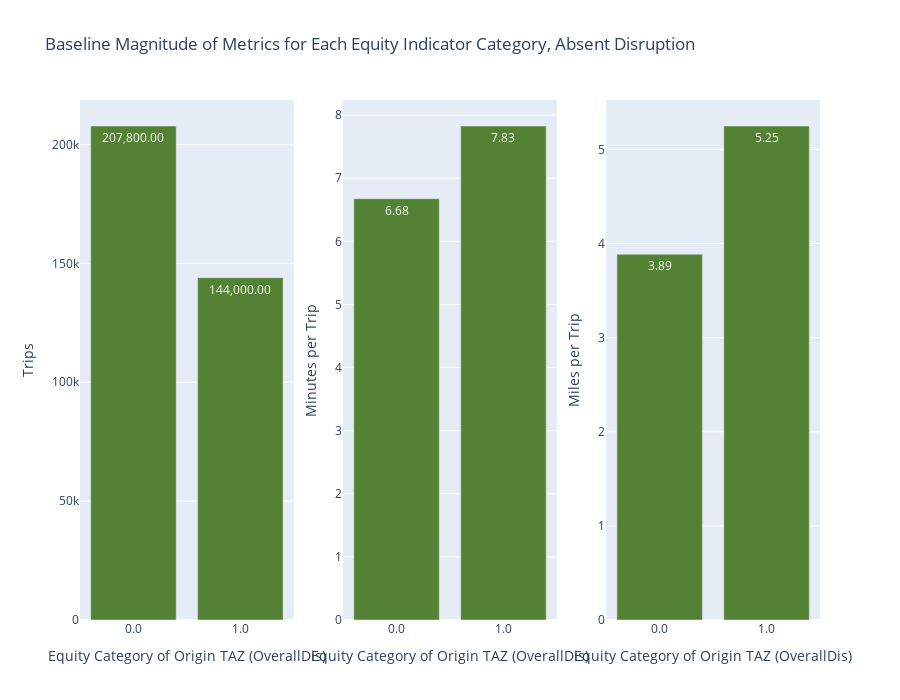

The notebook cell saved with this chart:
### Markdown cell above
## Questions and corresponding variables
### Question 1: What is the baseline magnitude of the metric for each category?
- Variables: Overall metric for each category absent disruption
    - `trips_base`
    - `minutespertrip_base`
    - `milespertrip_base`

### Code cell
makebarcharts("base")

### Figure 1 — Plotly figure (JSON) as saved in the notebook; plotly's stock layout.template omitted (floating-point values rounded to 4 significant figures)
{"data": [{"hovertemplate": "Equity Category of Origin TAZ (OverallDis): %{x:.1f}<br>Trips: %{y:,.7}<br><extra></extra>", "marker": {"color": "#548235"}, "text": ["207,800.00", "144,000.00"], "type": "bar", "x": ["0.0", "1.0"], "xaxis": "x", "y": [207800, 144000], "yaxis": "y"}, {"hovertemplate": "Equity Category of Origin TAZ (OverallDis): %{x:.1f}<br>Minutes per Trip: %{y:,.7}<br><extra></extra>", "marker": {"color": "#548235"}, "text": ["6.68", "7.83"], "type": "bar", "x": ["0.0", "1.0"], "xaxis": "x2", "y": [6.676, 7.827], "yaxis": "y2"}, {"hovertemplate": "Equity Category of Origin TAZ (OverallDis): %{x:.1f}<br>Miles per Trip: %{y:,.7}<br><extra></extra>", "marker": {"color": "#548235"}, "text": ["3.89", "5.25"], "type": "bar", "x": ["0.0", "1.0"], "xaxis": "x3", "y": [3.887, 5.249], "yaxis": "y3"}], "layout": {"height": 700, "showlegend": false, "title": {"text": "Baseline Magnitude of Metrics for Each Equity Indicator Category, Absent Disruption"}, "xaxis": {"anchor": "y", "domain": [0, 0.2889], "title": {"text": "Equity Category of Origin TAZ (OverallDis)"}}, "xaxis2": {"anchor": "y2", "domain": [0.3556, 0.6444], "title": {"text": "Equity Category of Origin TAZ (OverallDis)"}}, "xaxis3": {"anchor": "y3", "domain": [0.7111, 1], "title": {"text": "Equity Category of Origin TAZ (OverallDis)"}}, "yaxis": {"anchor": "x", "domain": [0, 1], "title": {"text": "Trips"}}, "yaxis2": {"anchor": "x2", "domain": [0, 1], "title": {"text": "Minutes per Trip"}}, "yaxis3": {"anchor": "x3", "domain": [0, 1], "title": {"text": "Miles per Trip"}}}}
